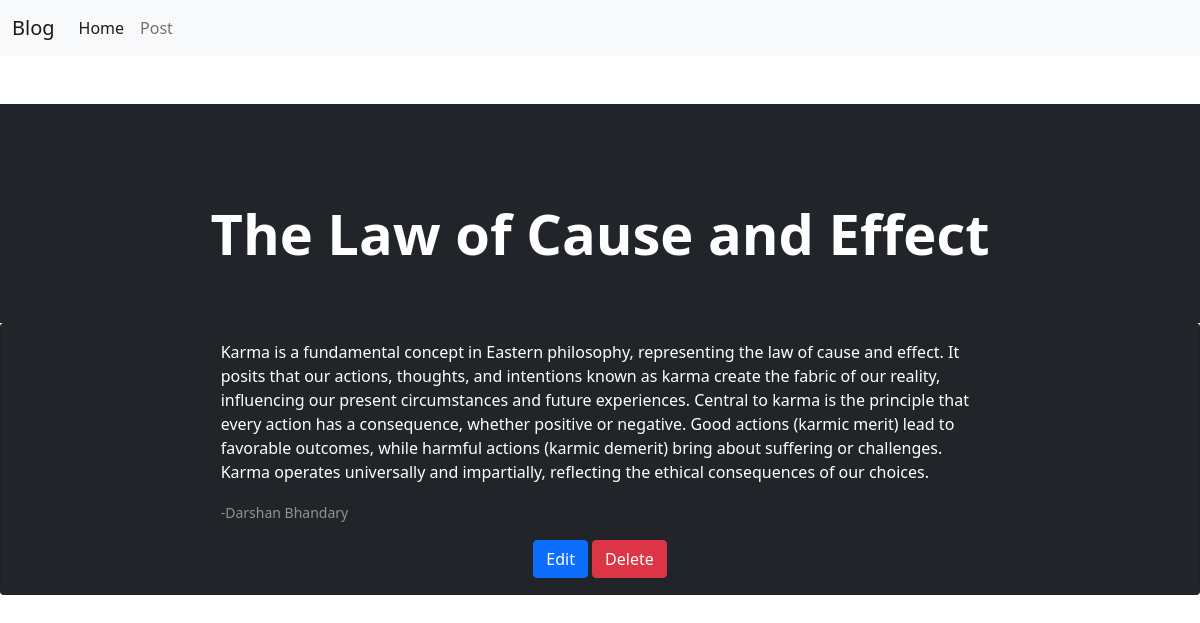
/post/16/, run on the app's committed database.
### blog/models.py (models this page shows, shortened)
class Post(models.Model):
    title = models.CharField(max_length=100)
    content = models.TextField()
    author = models.CharField(max_length=50)
    created_at = models.DateTimeField(auto_now_add=True)
    updated_at = models.DateTimeField(auto_now=True)

### blog/views.py (the view)
# urls.py: path('post/<int:pk>/', views.view_post, name='view_post'),
def view_post(request, pk):
    post = Post.objects.get(id=pk)
    return render(request, 'view_post.html', {'post':post})

### blog/templates/view_post.html (shortened to what this page needs)
{% extends 'base.html'%}
{% block content %}
<header class="bg-dark py-5 mt-5">
    <div class="container px-lg-5 mt-5">
        <div class="text-center text-white">
            <h1 class="display-4 fw-bolder">{{post.title}}</h1>
        </div>
    </div>
</header>
<div class="container-full-width mb-5">
    <div class="card bg-dark text-white">
        <div class="row justify-content-center">
            <div class="col-md-8">
                <div class="card-body">
                    <p class="card-text">{{ post.content}}</p>
                    <p class="card-text text-right"><small class="text-body-secondary text-white-50">-{{ post.author }}</small></p>
                    <center>
                    <a href="{% url 'edit_post' post.id %}" class="btn btn-primary">Edit</a>
                    <a href="{% url 'delete_post' post.id %}" class="btn btn-danger">Delete</a>
                    </center>
                </div>
            </div>
        </div>
    </div>
</div>
{% endblock %}

### data on the page
Post: title "The Law of Cause and Effect", content "Karma is a fundamental concept in Eastern philosophy, representing the law of cause and effect. It posits that our actions, thoughts, and intentions known as karma create the fabric of our reality, influencing our present circumstances and future experiences. Central to karma is the principle that every action has a consequence, whether positive or negative. Good actions (karmic merit) lead to favorable outcomes, while harmful actions (karmic demerit) bring about suffering or challenges. Karma operates universally and impartially, reflecting the ethical consequences of our choices.", author "Darshan Bhandary"
